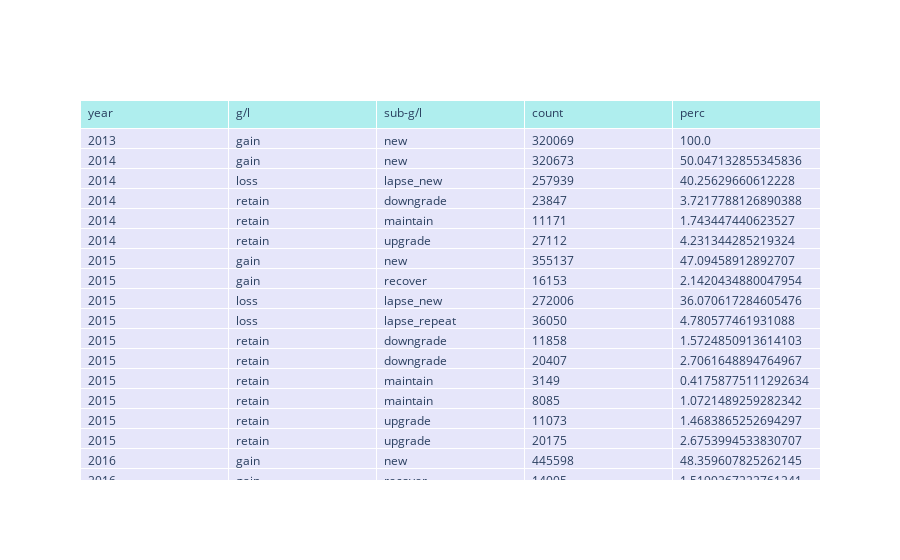

Here is the notebook cell this chart was saved with:
### Code cell
df = donor_behavior_grouped

fig = go.Figure(data=[go.Table(
    header=dict(values=('year', 'g/l','sub-g/l','count','perc'),
                fill_color='paleturquoise',
                align='left'),
    cells=dict(values=[df.year1, df.behavior1, df.behavior, df.id, df.perc],
               fill_color='lavender',
               align='left'))
])

fig.show()

### Figure 1 — Plotly figure (JSON) as saved in the notebook; plotly's stock layout.template omitted (floating-point values rounded to 4 significant figures; data arrays with more than 128 entries replaced by an {"elided": "..."} marker saying what was removed)
{"data": [{"cells": {"align": "left", "fill": {"color": "lavender"}, "values": {"elided": "5x51 mixed values"}}, "header": {"align": "left", "fill": {"color": "paleturquoise"}, "values": ["year", "g/l", "sub-g/l", "count", "perc"]}, "type": "table"}], "layout": {}}
